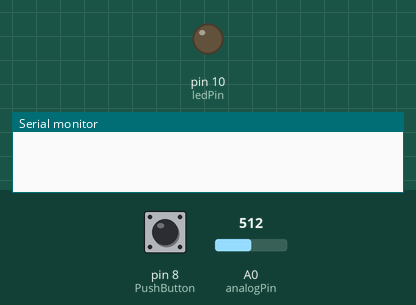
The sketch below on a simulated Arduino Uno, built with avr-gcc and run on an emulated ATmega328P. Parts: output pins drawn as LEDs (lit = HIGH), the last lines printed to the serial monitor. The test bench sets the inputs (shaded band); at power-on: pin 8 (PushButton) LOW, A0 (analogPin) = 512.

Above: at 1.2 s.
1.3 s: pin 8 (PushButton) pulled HIGH for 0.15 s
At 1.37 s:
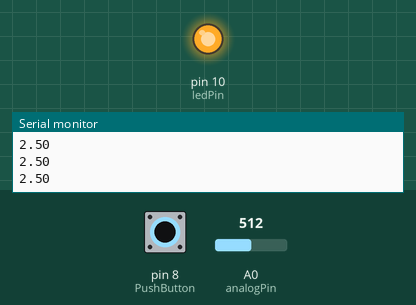
2.9 s: pin 8 (PushButton) pulled HIGH for 3.2 s
At 6.9 s:
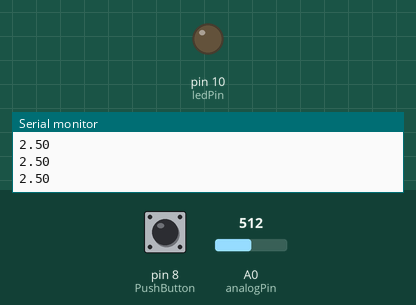
Timing chart, 0 to 8.4 s (numbered marks = the images above; inputs shaded):
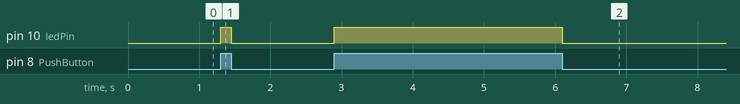

Measured:
- after the input at 1.3 s, pin 10 (ledPin): LOW → HIGH at once, → LOW 0.15 s later
- after the input at 2.9 s, pin 10 (ledPin): LOW → HIGH at once, → LOW 3.2 s later

The sketch:

Arduino_lab2_Task_1.ino
```cpp
int analogPin = A0;
int PushButton = 8;
int ledPin = 10;

void setup(){
  Serial.begin(9600);
  }

  void loop(){
    pinMode(ledPin, OUTPUT);
    pinMode(PushButton, INPUT);

    int potread = analogRead(analogPin);
    float voltage = potread * (5.0/1023.0);

 if (digitalRead(PushButton) == HIGH)
    {
    digitalWrite(ledPin, HIGH);
    Serial.println(voltage);
    }
 if (digitalRead(PushButton) == LOW)
    {
     digitalWrite(ledPin, LOW);
    }

 }
```
